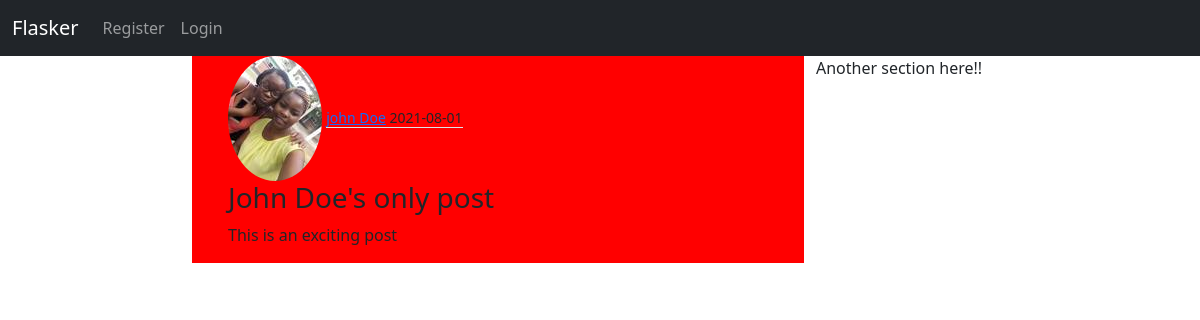
The app's page /post/17 with its own data.
### flaskblog/models.py (models this page shows, shortened)
class User(db.Model, UserMixin):
    id= db.Column(db.Integer, primary_key= True)
    username= db.Column(db.String(20), unique= True, nullable= False)
    email= db.Column(db.String(120), unique= True, nullable= False)
    image_file= db.Column(db.String(20), default= 'default.jpg')
    password= db.Column(db.String(20), nullable= False)
    posts= db.relationship('Post', backref= 'author', lazy= True)

class Post(db.Model):
    id= db.Column(db.Integer, primary_key= True)
    title= db.Column(db.String(120), nullable= False)
    date_posted= db.Column(db.DateTime, nullable= False, default= datetime.utcnow)
    content= db.Column(db.Text, nullable= False)
    user_id= db.Column(db.Integer, db.ForeignKey('user.id'), nullable= False)

### flaskblog/posts/routes.py (the view)
@posts.route('/post/<int:post_id>')
def post(post_id):
    post= Post.query.get_or_404(post_id)
    return render_template('post.html', title= post.title, post= post)

### templates/post.html (shortened to what this page needs)
{% extends 'base.html' %}
{% block content %}
  <div class="container">
      <img class="rounded-circle" src="{{ url_for('static', filename= 'profile_pics/'+ post.author.image_file)}}">
      <small class="border-bottom"><a href="#">{{ post.author.username }}</a> {{ post.date_posted.strftime('%Y-%m-%d') }}</small><br>
      <h3>{{ post.title }}</h3>
      <p>{{ post.content }}</p>
  </div>
{% endblock content %}

### records on screen
User: image_file (picture), author.username "john Doe"
Post: date_posted "2021-08-01", title "John Doe's only post", content "This is an exciting post"
